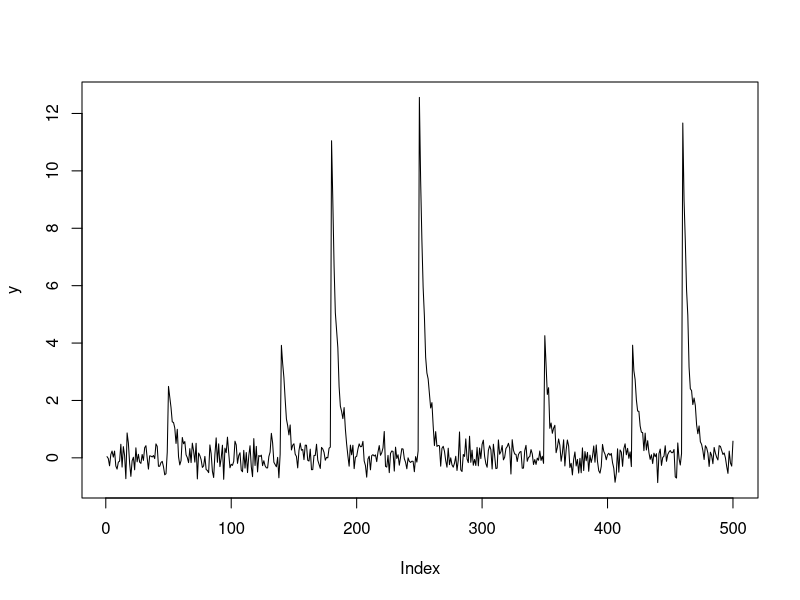

Recreate this plot in R. (Note: this script raises an error after producing the figure.)


library(truncnorm)

# data <- read.csv("data.csv", header = FALSE)
# str(data)
# head(data)
# plot(1:nrow(data), data$V1, type = "l")
# plot(1:length(data$V1[22000:28000]), data$V1[22000:28000], type = "l")
# y = data$V1[22000:28000]

## mixture ##
sim_data <- function(n, lambda, time_spike, b, gamma, prob, par)
{
  c = rep(0,n)
  s = rep(0,n)
  A = rep(0,n)
  s[time_spike] = 1
  
  k <- sample(1:length(prob), sum(s), prob, replace = TRUE)
  A[time_spike] <- rnorm(sum(s), par[k], 0.8)
  
  for(i in 2:n)
  {
    c[i] = gamma * c[i-1] + A[i] * s[i]
  }
  return(list("y" = b + c + rnorm(n, 0, 1/sqrt(lambda)), "c" = c, "s" = s, "A" = A, "k" = k))
}

data <- sim_data(n = 1000, lambda = 10, time_spike = c(100, 150, 400, 500, 700, 300, 600,850), 
                 gamma = 0.8, b = 2,
                 prob = c(0.1, 0.7, 0.2), par = c(0.6, 1, 2))

data <- sim_data(n = 500, lambda = 10, time_spike = c(50,140,180,250,350,420,460), 
                 gamma = 0.8, b = 0,
                 prob = c(0.4, 0.6), par = c(4, 10))

y = data$y 
plot(y, type = "l", main = "")

data$k
data$A[data$A>0]


loglik <- function(y, cc, s, A, b, gamma, lambda)
{
  n = length(y)
  sum(dnorm(y, mean = b + gamma * cc + A * s, sd = 1/sqrt(lambda), log = TRUE))
}


#logprior_A <- function(A, hyp_A1, hyp_A2) dgamma(A, hyp_A1, hyp_A2, log = TRUE)
# modificare!!!

logprior_gamma <- function(gamma, hyp_gamma1, hyp_gamma2) dbeta(gamma, hyp_gamma1, hyp_gamma2, log = TRUE)
# logprior_b_lambda <- function(b, lambda, hyp_b1, hyp_b2, hyp_lambda1, hyp_lambda2)
# {
#   dnorm(b, mean = hyp_b1, sd = 1 / sqrt(hyp_b2 * lambda), log = TRUE) + dgamma(lambda, hyp_lambda1, hyp_lambda2, log = TRUE)
# }

logpost <- function(y, cc, s, A, b, gamma, lambda, 
                    # hyp_A1, hyp_A2, 
                    hyp_gamma1, hyp_gamma2
                    # hyp_lambda1, hyp_lambda2, hyp_b1, hyp_b2
                    )
{
  loglik(y = y, cc = cc, s = s, A = A, b = b, gamma = gamma, lambda = lambda) + #logprior_A(A, hyp_A1, hyp_A2) + 
    logprior_gamma(gamma, hyp_gamma1, hyp_gamma2)# + 
   # logprior_b_lambda(b, lambda, hyp_b1, hyp_b2, hyp_lambda1, hyp_lambda2)
}



#---------------------# #---------------------# #---------------------# #---------------------# 
#---------------------# #---------------------# #---------------------# #---------------------# 

marg <- function(y, b, c, gamma, sigma2, psi2)
{
  2 * dnorm(y, mean = b + gamma * c, sd = sqrt(psi2 + sigma2)) * 
    (1 - pnorm(0, mean = psi2 / (sigma2 + psi2) * (y-b-gamma*c), sd = sqrt(sigma2 * psi2 / (sigma2 + psi2)) ) )
}


gamma_start = 0.8; b_start = 0
A_start = 5; tau2 = 0.0001
lambda_start = 10
c0 = 0; p = 0.005; alpha = 1
hyp_A1 = 3; hyp_A2 = 1; hyp_gamma1 = 5; hyp_gamma2 = 2
hyp_lambda1 = 10; hyp_lambda2 = 1; hyp_b1 = 1; hyp_b2 = 1
psi2 = 2

nrep=50
gibbs_calcium <- function(nrep, y,
                          gamma_start = 0.8,  b_start = 2, A_start = 5,
                          tau2 = 0.0001, lambda_start = 10, c0 = 0,
                          p = 0.995, 
                          alpha = 1, psi2 = 2,
                          hyp_A1 = 3, hyp_A2 = 1, hyp_gamma1 = 5, hyp_gamma2 = 2,
                          hyp_lambda1 = 10, hyp_lambda2 = 1, hyp_b1 = 1, hyp_b2 = 1,
                          eps_gamma, eps_A)
{
  n = length(y)
  # creo matrici di output
  out_c = matrix(NA, nrep, n+1)
  out_s = matrix(NA, nrep, n)
  out_p1 = matrix(NA, nrep, n)
  out_p0 = matrix(NA, nrep, n)
  out_A = matrix(NA, nrep, n) # contiene i valori A1,...,Ak
  out_b = rep(NA, nrep)
  out_gamma = rep(NA, nrep) 
  out_lambda = rep(NA, nrep)
  
  filter_mean = numeric(n)
  filter_var = numeric(n)
  
  cluster = matrix(0, nrep, n) 
  
  # inizializzazione dei parametri
  out_c[1,] = 0
  out_c[,1] = c0
  out_s[1,] = 0
  out_A[,1] = 0
  out_b[1] = b_start
  out_gamma[1] = gamma_start
  out_lambda[1] = lambda_start
  
  cluster[1,] = 0 # vettore di lunghezza n con il cluster Zj
  
  
  for(i in 1:(nrep-1))
  {
    sigma2 = 1/out_lambda[i]

    # sampling di c
    filter_mean[1] = (sigma2 * (out_b[i] + out_gamma[i] * out_c[i,1] + out_A[i, cluster[i,1]+1]*out_s[i,1] ) + tau2 * y[1]) / (tau2 + sigma2)
    filter_var[1] = tau2 * sigma2 / (tau2 + sigma2)
    
    for(j in 2:n)
    {
      filter_mean[j] = (sigma2 * (out_gamma[i] * filter_mean[j-1] + out_A[i, cluster[i,j]+1] * out_s[i,j] ) + 
                          (filter_var[j-1] + tau2) * y[j]) / (filter_var[j-1] + tau2 + sigma2)
      filter_var[j] = ((filter_var[j-1] + tau2) * sigma2) / (filter_var[j-1] + tau2 + sigma2)
    }
    out_c[i+1,n+1] = rnorm(1, filter_mean[n], filter_var[n])
    
    for(j in (n-1):1)
    {
      back_mean = filter_mean[j] + out_gamma[i] * filter_var[j]/(filter_var[j] + tau2) * 
        (out_c[i+1,j+2] - out_gamma[i] * filter_mean[j] - out_A[i, cluster[i,j]+1] * out_s[i,j])
      back_var = filter_var[j] - out_gamma[i]^2 * filter_var[j]^2 / (filter_var[j] + tau2)
      out_c[i+1,j+1] = rnorm(1, back_mean, back_var)
    }
    
    # sampling di lambda (precision)
    z = y - out_gamma[i] * out_c[i+1,1:n] - out_A[i, cluster[i,j]+1] * out_s[i,]
    ssum = sum((z - mean(z))^2)
    out_lambda[i+1] = rgamma(1, hyp_lambda1 + n/2, 
                             hyp_lambda2 + .5 * ssum + .5 * n * hyp_b2 / (n + hyp_b2) * (mean(z) - hyp_b1)^2 )

    # sampling di b
    out_b[i+1] = rnorm(1, mean = (n * mean(z) + hyp_b2 * hyp_b1) / (n + hyp_b2),
                       sd = 1/ sqrt((n + hyp_b2) * out_lambda[i+1]) )
    
    # # MH per gamma: random walk
    oldgamma = out_gamma[i] 
    newgamma = oldgamma + runif(1, -eps_gamma, eps_gamma)
    ratio = exp( logpost(y = y, cc = out_c[i+1,1:n], s = out_s[i,],
                         A = out_A[i, cluster[i,]+1], gamma = newgamma,
                         b = out_b[i+1], lambda = out_lambda[i+1],
                         hyp_gamma1 = hyp_gamma1, hyp_gamma2 = hyp_gamma2) -
                  logpost(y = y, cc = out_c[i+1,1:n], s = out_s[i,],
                          A = out_A[i, cluster[i,]+1], gamma = oldgamma,
                          b = out_b[i+1], lambda = out_lambda[i+1],
                          hyp_gamma1 = hyp_gamma1, hyp_gamma2 = hyp_gamma2) )
    if(runif(1) < ratio) oldgamma = newgamma
    out_gamma[i+1] = oldgamma
    
    cluster[i+1,] = cluster[i,]
    for(j in 1:n)
    {
      # sampling di A nuovo
      # ordinamento di A 
      
      A_new = NA
      clus_tmp = cluster[i+1,]
      clus_tmp[j] = NA
      
      out_A[i+1, 1:(length(unique(clus_tmp[!is.na(clus_tmp) & clus_tmp>0])))] = out_A[i+1, sort(unique(clus_tmp[!is.na(clus_tmp) & clus_tmp>0])) ]
      pr0 = p * dnorm(y[j], mean = out_b[i] + out_gamma[i] * out_c[i+1,j], sd = sqrt(sigma2)) 
      
      pr_new = (1-p) * alpha * marg(y = y[j], b = out_b[i+1], c = out_c[i+1,j], gamma = out_gamma[i+1], 
                                    sigma2 = sigma2, psi2 = 1)
        
      nj = sapply(sort(unique(clus_tmp[!is.na(clus_tmp) & clus_tmp>0])), function(x) sum(clus_tmp[-j][clus_tmp[-j]>0] == x))
      pr_clus = 0
      if(length(nj)>0)
      {
        pr_clus = sapply(sort(unique(clus_tmp[-j][clus_tmp[-j]>0])), 
                         function(x) dnorm(y[j], mean = out_b[i+1] + out_gamma[i+1] * out_c[i+1,j] + out_A[i+1,x], 
                                           sd = sqrt(sigma2)) ) * nj / (n-1+alpha)
      }
      clus_tmp[j] = sample( -1:length(pr_clus), 1, prob = c(pr_new, pr0, pr_clus) )
      
      if(clus_tmp[j] == -1) A_new = 
      
      if(length(clus_tmp[clus_tmp != 0]))
      {
        clus_tmp[clus_tmp != 0] = as.numeric( factor( clus_tmp[clus_tmp != 0], labels = 1:(length(unique(clus_tmp[clus_tmp != 0]))) ) )
      }
      cluster[i+1, ] = clus_tmp
    }
    
    # sampling di s
    # out_p1[i+1,] = exp(-.5 / sigma2 * (y - out_b[i] - out_gamma[i] * out_c[i,1:n] - AA)^2 ) * p
    # out_p0[i+1,] = exp(-.5 / sigma2 * (y - out_b[i] - out_gamma[i] * out_c[i,1:n])^2 ) * (1-p)
    # out_s[i+1,] = apply(cbind(out_p0[i+1,], out_p1[i+1,]), 1, function(x) sample(c(0,1), 1, prob = x))
    # 
    # cluster[i+1,] = cluster[i,]
    # cluster[i+1,][out_s[i+1,] == 0] = 0
    # out_A[i+1,] = out_A[i,]
    # 
    # # sampling del cluster 
    # for(j in 1:sum(out_s[i+1,]>0))
    # {
    #   # sampling del cluster
    #   clus_tmp = cluster[i+1,out_s[i+1,]>0]
    #   clus_tmp[j] = NA
    # 
    #   out_A[i+1, 1:(length(unique(clus_tmp[!is.na(clus_tmp) & clus_tmp>0])))] = out_A[i+1, sort(unique(clus_tmp[!is.na(clus_tmp) & clus_tmp>0])) ]
    #   
    #   
    #   clus_tmp[!is.na(clus_tmp) & clus_tmp>0] = as.numeric( factor( clus_tmp[!is.na(clus_tmp) & clus_tmp>0], 
    #                                                                 labels = 1:(length(unique(clus_tmp[clus_tmp>0]))-1) ) )
    #   
    #   nj = sapply(sort(unique(clus_tmp[!is.na(clus_tmp) & clus_tmp>0])), function(x) sum(clus_tmp[-j][clus_tmp[-j]>0] == x))
    #   prob_c = sapply(sort(unique(clus_tmp[-j][clus_tmp[-j]>0])), 
    #                   function(x) dnorm(y[out_s[i+1,]>0][j], mean = out_b[i+1] + out_gamma[i+1] * out_c[i+1,j] + out_A[i+1,x], 
    #                                     sd = sqrt(sigma2)) ) * nj / (n-1+alpha)
    # 
    #   prob_new = alpha / (n-1+alpha) * marg(y = y[out_s[i+1,]>0][j], b = out_b[i+1], c = out_c[i+1,j], gamma = out_gamma[i+1], 
    #                                   s = out_s[i+1,j], sigma2 = sigma2, psi2 = 1)
    #   
    #   clus_tmp[j] = sample( 1:(max(unique(clus_tmp[-j][clus_tmp[-j]>0]))+1), 1, prob = c(prob_c, prob_new) )
    #   
    #   cluster[i+1, out_s[i+1,]>0] = clus_tmp
    #   if(clus_tmp[j] == max(unique(clus_tmp[-j][clus_tmp[-j]>0]))+1) 
    #     {out_A[i+1,clus_tmp[j]] = rtruncnorm( 1, 
    #                                             a = 0, b = Inf, 
    #                                             mean = psi2 * (y[out_s[i+1,]>0][j] - out_b[i+1] - out_gamma[i+1] * out_c[i+1, j]) / (psi2 + sigma2),
    #                                             sd = sqrt(sigma2 * psi2 / (psi2 + sigma2) ) ) }
    #   
    # }
    
    # sampling di A
    out_A[i+1,] = NA
    nj = sapply(sort(unique(cluster[i+1,out_s[i+1,]>0])), function(x) sum(cluster[i+1,out_s[i+1,]>0] == x))
    sumj = sapply(sort(unique(cluster[i+1,out_s[i+1,]>0])), 
                  function(x) sum(y[cluster[i+1,] == x] - out_b[i+1] - out_gamma[i+1] * out_c[i+1,1:n][cluster[i+1,] == x]) )
    out_A[i+1, 1:length(unique(cluster[i+1,out_s[i+1,]>0]))] = rtruncnorm( length(unique(cluster[i+1,out_s[i+1,]>0])), 
                                                                           a = 0, b = Inf, mean = psi2 * sumj / (nj * psi2 + sigma2), 
                                                                           sd = sqrt(sigma2 * psi2 / (nj*psi2 + sigma2) ) )

    AA[out_s[i+1,]==1] = out_A[i+1, cluster[i+1, out_s[i+1,]==1]]
    
    
  }
  return(list(c = out_c, s = out_s, lambda = out_lambda, A = out_A, gamma = out_gamma, b = out_b, clus = cluster))
}




nrep = 2000
start <- Sys.time()
prova <- gibbs_calcium(nrep = nrep, y = y, 
                       lambda_start = 10, b_start = 0,
                       gamma_start = 0.8, A_start = 3,
                       eps_gamma = 0.05, 
                       eps_A = 0.17)
end <- Sys.time()
end - start
str(prova)

n = length(y)
burnin = 1:500
plot(1:nrep, prova$lambda, type = "l", main = "lambda")
lines(1:nrep, cumsum(prova$lambda)/1:nrep, col = 2)
abline(h=10, col = "blue")

plot(1:nrep, prova$b, type = "l", main = "b")
lines(1:nrep, cumsum(prova$b)/1:nrep, col = 2)
abline(h=0, col = "blue")

plot(1:nrep, prova$gamma, type = "l", main = "gamma")
lines(1:nrep, cumsum(prova$gamma)/1:nrep, col = 2)
abline(h=0.8, col = "blue")


apply(prova$A, 2, function(x) sum(!is.na(x)))
plot(1:nrep, prova$A[,1], type = "l", main = "A")
lines(1:nrep, cumsum(prova$A[,1])/1:nrep, col = 2)

plot(1:nrep, prova$A[,2], type = "l", main = "A")
lines(1:nrep, cumsum(prova$A[,2])/1:nrep, col = 2)

plot(1:n, y, type = "l")
AA = matrix(0,nrep,n)
AA[prova$clus>0] = prova$A[prova$clus[prova$clus>0]]
lines(1:n, mean(prova$gamma[-burnin]) * colMeans(prova$c[-burnin,1:n]) + mean(prova$b[-burnin]) + 
        (colMeans(prova$s[-burnin,])>0.6) * colMeans(AA[-burnin,]),
     col = 2)

str(AA)

n = length(y)
plot(1:n, y, type = "l")
lines(1:n, colMeans(prova$c[-burnin,1:n]) + mean(prova$b[-burnin]), col = "blue", lty = 2)
abline(v = which(colMeans(prova$s[-burnin,])>0.6), lty = 3, col = 2)


which(colMeans(prova$s[-burnin,])>0.6)
#c(50,140,180,250,350,420,460)
